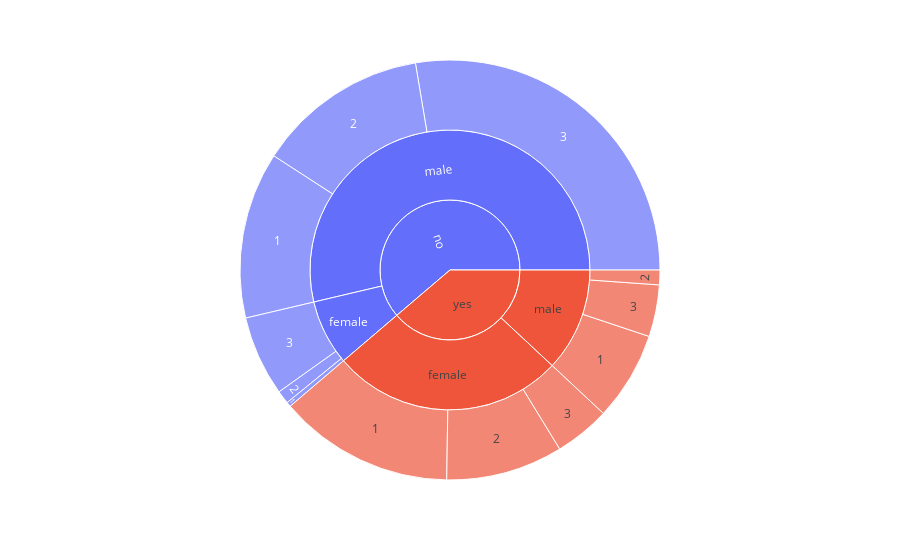

Notebook cell for this chart:
### Markdown cell above
# Q4: Create a sunburst plot represents alive, sex and pclass column
- The values argument should be based on age column.

### Code cell
# write your code here ^_^
fig = px.sunburst(df, path=['alive', 'sex', 'pclass'], values='age')
fig.show()

### Figure 1 — Plotly figure (JSON) as saved in the notebook; plotly's stock layout.template omitted (floating-point values rounded to 4 significant figures)
{"data": [{"branchvalues": "total", "domain": {"x": [0, 1], "y": [0, 1]}, "hovertemplate": "labels=%{label}<br>age=%{value}<br>parent=%{parent}<br>id=%{id}<extra></extra>", "ids": ["no/female/1", "yes/female/1", "no/male/1", "yes/male/1", "no/female/2", "yes/female/2", "no/male/2", "yes/male/2", "no/female/3", "yes/female/3", "no/male/3", "yes/male/3", "no/female", "yes/female", "no/male", "yes/male", "no", "yes"], "labels": ["1", "1", "1", "1", "2", "2", "2", "2", "3", "3", "3", "3", "female", "female", "male", "male", "no", "yes"], "level": "3b7629", "name": "", "parents": ["no/female", "yes/female", "no/male", "yes/male", "no/female", "yes/female", "no/male", "yes/male", "no/female", "yes/female", "no/male", "yes/male", "no", "yes", "no", "yes", "", ""], "type": "sunburst", "values": [77, 2865, 2720.0, 1450.0, 216, 1910.0, 2803, 240.3, 1310, 908.5, 5860, 846.4, 1603, 5683, 11380.0, 2537.0, 12990.0, 8220.0]}], "layout": {"autosize": true, "legend": {"tracegroupgap": 0}, "margin": {"t": 60}}}
